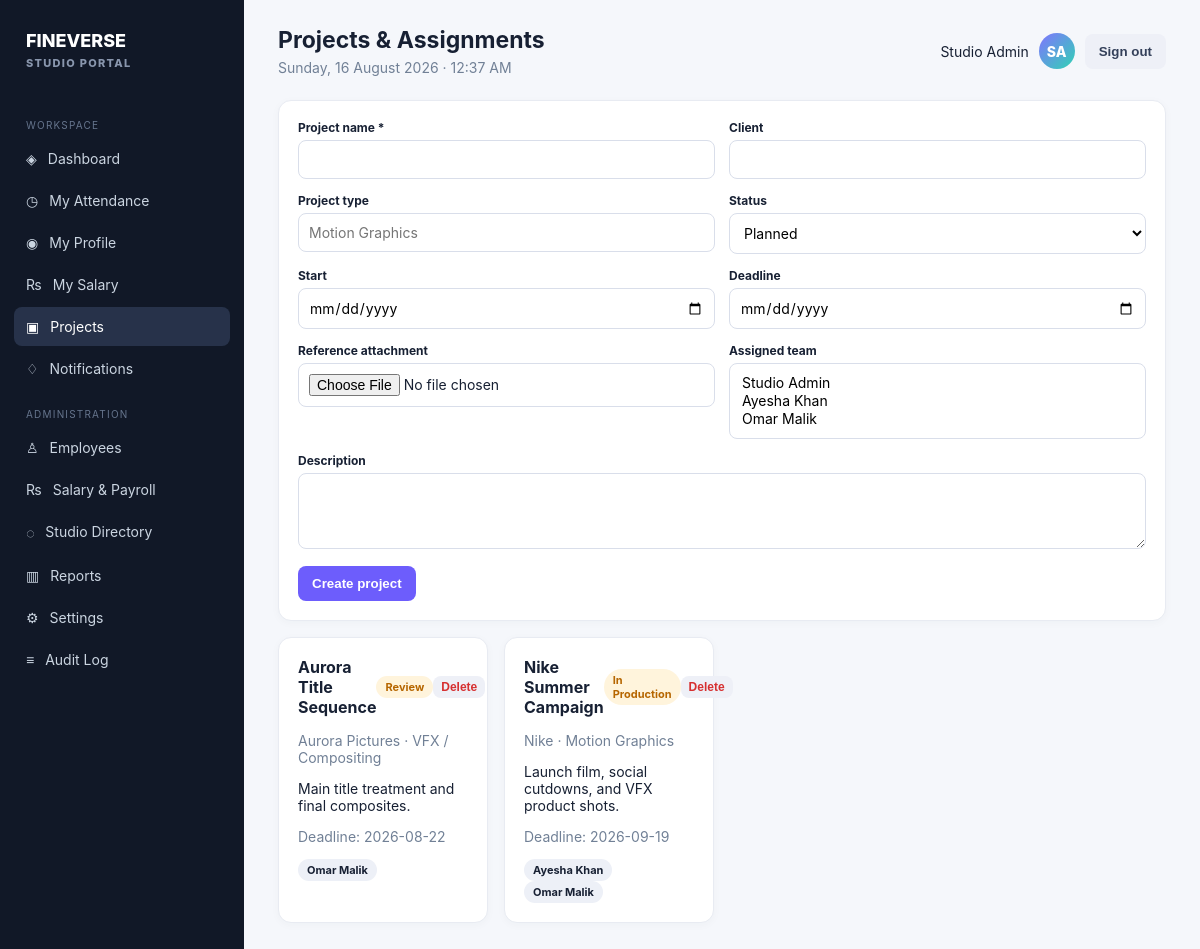
/index.php?page=projects (signed in), run on the app's committed database.
### tables this page shows
CREATE TABLE employees(id INT AUTO_INCREMENT PRIMARY KEY,employee_code VARCHAR(30) NOT NULL UNIQUE,first_name VARCHAR(80) NOT NULL,last_name VARCHAR(80) NOT NULL,phone VARCHAR(30),address TEXT,date_of_birth DATE NULL,gender VARCHAR(20),department_id INT NULL,job_title_id INT NULL,manager_id INT NULL,joining_date DATE NULL,employment_type ENUM('Full Time','Part Time','Contract','Freelance','Intern') DEFAULT 'Full Time',employment_status ENUM('Active','Inactive','On Leave','Resigned') DEFAULT 'Active',specialty VARCHAR(100),profile_photo VARCHAR(255),created_at TIMESTAMP DEFAULT CURRENT_TIMESTAMP,FOREIGN KEY(department_id) REFERENCES departments(id),FOREIGN KEY(job_title_id) REFERENCES job_titles(id),FOREIGN KEY(manager_id) REFERENCES employees(id));

CREATE TABLE projects(id INT AUTO_INCREMENT PRIMARY KEY,name VARCHAR(160) NOT NULL,client VARCHAR(160),project_type VARCHAR(100),status ENUM('Planned','Pre-Production','In Production','Review','Revisions','Completed','Archived') DEFAULT 'Planned',start_date DATE NULL,deadline DATE NULL,description TEXT,attachment_path VARCHAR(255),created_by INT NULL,created_at TIMESTAMP DEFAULT CURRENT_TIMESTAMP,FOREIGN KEY(created_by) REFERENCES employees(id));

CREATE TABLE project_assignments(id INT AUTO_INCREMENT PRIMARY KEY,project_id INT NOT NULL,employee_id INT NOT NULL,assignment_role VARCHAR(100),assigned_at TIMESTAMP DEFAULT CURRENT_TIMESTAMP,UNIQUE KEY project_employee(project_id,employee_id),FOREIGN KEY(project_id) REFERENCES projects(id) ON DELETE CASCADE,FOREIGN KEY(employee_id) REFERENCES employees(id) ON DELETE CASCADE);

### config.php (called while the page is built, shortened)
<?php
function db(): PDO { static $pdo; if (!$pdo) { $pdo = new PDO('mysql:host='.DB_HOST.';dbname='.DB_NAME.';charset=utf8mb4', DB_USER, DB_PASS, [PDO::ATTR_ERRMODE=>PDO::ERRMODE_EXCEPTION, PDO::ATTR_DEFAULT_FETCH_MODE=>PDO::FETCH_ASSOC]); } return $pdo; }

### index.php (the view, shortened to what this page needs)
<?php require_once __DIR__.'/lib.php';
$page=$_GET['page']??(me()?'dashboard':'login'); $current=$page;
  ?><?php
function rows($sql,$args=[]){$s=db()->prepare($sql);$s->execute($args);return $s->fetchAll();} function one($sql,$args=[]){$s=db()->prepare($sql);$s->execute($args);return $s->fetch();}
function head($title){global $current;$u=require_login();$f=pull_flash();?><!doctype html><html><head><meta charset="utf-8"><meta name="viewport" content="width=device-width,initial-scale=1"><title><?=esc($title)?> · <?=esc(setting('studio_name',APP_NAME))?></title><link rel="stylesheet" href="assets/app.css"></head><body><div class="app"><aside class="side"><div class="brand">FINEVERSE<small>STUDIO PORTAL</small></div><div class="nav-label">WORKSPACE</div><?=nav('dashboard','Dashboard','◈')?><?=nav('attendance','My Attendance','◷')?><?=nav('profile','My Profile','◉')?><?=nav('salary','My Salary','₨')?><?=nav('projects','Projects','▣')?><?=nav('notifications','Notifications','♢')?><?php if($u['role']==='admin'):?><div class="nav-label">ADMINISTRATION</div><?=nav('employees','Employees','♙')?><?=nav('salaries','Salary & Payroll','₨')?><?=nav('masters','Studio Directory','◌')?><?=nav('reports','Reports','▥')?><?=nav('settings','Settings','⚙')?><?=nav('audit','Audit Log','≡')?><?php endif?></aside><main class="main"><div class="top"><div><h1><?=esc($title)?></h1><div class="sub"><?=esc(date('l, d F Y · g:i A'))?></div></div><div class="user"><span class="user-name"><?=esc($u['first_name'].' '.$u['last_name'])?></span><div class="avatar"><?=esc(strtoupper($u['first_name'][0].$u['last_name'][0]))?></div><form method="post"><input type="hidden" name="csrf" value="<?=csrf()?>"><button class="secondary" name="action" value="logout">Sign out</button></form></div></div><?php if($f):?><div class="alert <?=$f[1]==='error'?'error':''?>"><?=esc($f[0])?></div><?php endif;?><?php }
function foot(): void { echo '</main></div><script src="assets/app.js"></script></body></html>'; }
?>
<?php
if($page==='projects'){ $u=require_login();$adminRole=$u['role']==='admin';$projects=rows('SELECT DISTINCT p.* FROM projects p '.($adminRole?'':'JOIN project_assignments pa ON pa.project_id=p.id WHERE pa.employee_id=?').' ORDER BY p.deadline',$adminRole?[]:[$u['id']]);head($adminRole?'Projects & Assignments':'My Projects');if($adminRole):?><div class="card" style="margin-bottom:16px"><form method="post" enctype="multipart/form-data" class="form-grid"><input type="hidden" name="csrf" value="<?=csrf()?>"><input type="hidden" name="action" value="project_save"><div><label>Project name *</label><input name="name" required></div><div><label>Client</label><input name="client"></div><div><label>Project type</label><input name="project_type" placeholder="Motion Graphics"></div><div><label>Status</label><select name="status"><?php foreach(['Planned','Pre-Production','In Production','Review','Revisions','Completed','Archived'] as $x):?><option><?=$x?></option><?php endforeach?></select></div><div><label>Start</label><input type="date" name="start_date"></div><div><label>Deadline</label><input type="date" name="deadline"></div><div><label>Reference attachment</label><input type="file" name="attachment" accept=".pdf,.zip,image/png,image/jpeg"></div><div><label>Assigned team</label><select multiple name="team[]" size="3"><?php foreach(rows('SELECT id,first_name,last_name FROM employees WHERE employment_status="Active"') as $e):?><option value="<?=$e['id']?>"><?=esc($e['first_name'].' '.$e['last_name'])?></option><?php endforeach?></select></div><div class="span2"><label>Description</label><textarea name="description"></textarea></div><div><button>Create project</button></div></form></div><?php endif?><div class="grid"><?php foreach($projects as $p):?><div class="card"><div class="section-title"><h2><?=esc($p['name'])?></h2><span class="badge <?=strtolower(str_replace(' ','-',$p['status']))?>"><?=esc($p['status'])?></span><?php if($adminRole):?><form method="post" style="display:inline;float:right;" onsubmit="return confirm('Are you sure you want to delete this project?');"><input type="hidden" name="csrf" value="<?=csrf()?>"><input type="hidden" name="action" value="project_delete"><input type="hidden" name="id" value="<?=$p['id']?>"><button type="submit" class="button secondary" style="color:#d63031;padding:4px 8px;font-size:12px">Delete</button></form><?php endif;?></div><p class="muted"><?=esc($p['client'].' · '.$p['project_type'])?></p><p><?=esc($p['description'])?></p><p class="muted">Deadline: <?=esc($p['deadline']?:'TBD')?></p><?php $team=rows('SELECT e.first_name,e.last_name,pa.assignment_role FROM project_assignments pa JOIN employees e ON e.id=pa.employee_id WHERE pa.project_id=?',[$p['id']]);foreach($team as $x):?><span class="badge"><?=esc($x['first_name'].' '.$x['last_name'])?></span> <?php endforeach?></div><?php endforeach?></div><?php foot();exit;}
?>

### assets/app.css (style rules this page uses)
:root { --ink:#172033;--muted:#718096;--nav:#111827;--accent:#6d5dfc;--soft:#f5f7fb;--line:#e8ebf2;--success:#107b55;--warn:#b66600;--danger:#b42318 }
* { box-sizing:border-box }
body { margin:0;background:var(--soft);font:14px Inter,Segoe UI,Arial,sans-serif;color:var(--ink) }
.app { display:flex;min-height:100vh }
.side { width:244px;background:var(--nav);color:#cbd5e1;padding:22px 14px;position:fixed;inset:0 auto 0 0 }
.brand { font-size:18px;font-weight:800;color:#fff;padding:8px 12px 29px }
.brand small { display:block;color:#8996ad;font-size:11px;letter-spacing:1.3px;margin-top:5px }
.nav-label { font-size:10px;letter-spacing:1.2px;color:#66758d;margin:20px 12px 8px }
.main { margin-left:244px;width:calc(100% - 244px);padding:26px 34px }
.top { display:flex;justify-content:space-between;align-items:center;margin-bottom:24px }
.top h1 { font-size:23px;margin:0 }
.sub { color:var(--muted);margin-top:5px }
.user { display:flex;gap:10px;align-items:center }
.avatar { width:36px;height:36px;border-radius:50%;background:linear-gradient(135deg,#8174ff,#2fd3b4);color:#fff;display:grid;place-items:center;font-weight:800 }
.grid { display:grid;grid-template-columns:repeat(4,minmax(0,1fr));gap:16px }
.card { background:#fff;border:1px solid var(--line);border-radius:13px;padding:19px;box-shadow:0 2px 9px #25304b08 }
.muted { color:var(--muted) }
.badge { display:inline-block;border-radius:99px;padding:4px 9px;font-size:11px;font-weight:700;background:#edf0f7 }
.badge.late,.badge.review,.badge.in-production { color:var(--warn);background:#fff4dc }
button,.button { border:0;border-radius:8px;background:var(--accent);color:#fff;padding:10px 14px;font-weight:700;cursor:pointer;display:inline-block }
button.secondary,.button.secondary { background:#eef0f7;color:#34405a }
.form-grid { display:grid;grid-template-columns:repeat(2,1fr);gap:14px }
.form-grid .span2 { grid-column:span 2 }
label { display:block;font-weight:700;font-size:12px;margin-bottom:5px }
input,select,textarea { width:100%;border:1px solid #d9deea;border-radius:8px;padding:10px;background:#fff;font:inherit }
textarea { min-height:76px }
.section-title { display:flex;justify-content:space-between;align-items:center;margin-bottom:15px }
.section-title h2 { font-size:16px;margin:0 }

### data on the page
employees: first_name+last_name "Studio Admin", first_name+last_name "SA", $e['id'] 1 (drawn)
projects: name "Aurora Title Sequence", status "Review", client+project_type "Aurora Pictures · VFX / Compositing", description "Main title treatment and final composites.", deadline "2026-08-22"
project_assignments: employee.last_name "Omar Malik"
projects: name "Nike Summer Campaign", status "In Production", client+project_type "Nike · Motion Graphics", description "Launch film, social cutdowns, and VFX product shots.", deadline "2026-09-19"
project_assignments: employee.last_name "Ayesha Khan"
project_assignments: employee.last_name "Omar Malik"

### other printed values
$icon "◈ ◷ ◉ ₨ ▣ ♢ ♙ ₨ ◌ ▥ ⚙ ≡"
$label "Dashboard My Attendance My Profile My Salary Projects Notifications Employees Salary & Payroll Studio Directory Reports Settings Audit Log"
$title "Projects & Assignments"
form field status "Planned"
